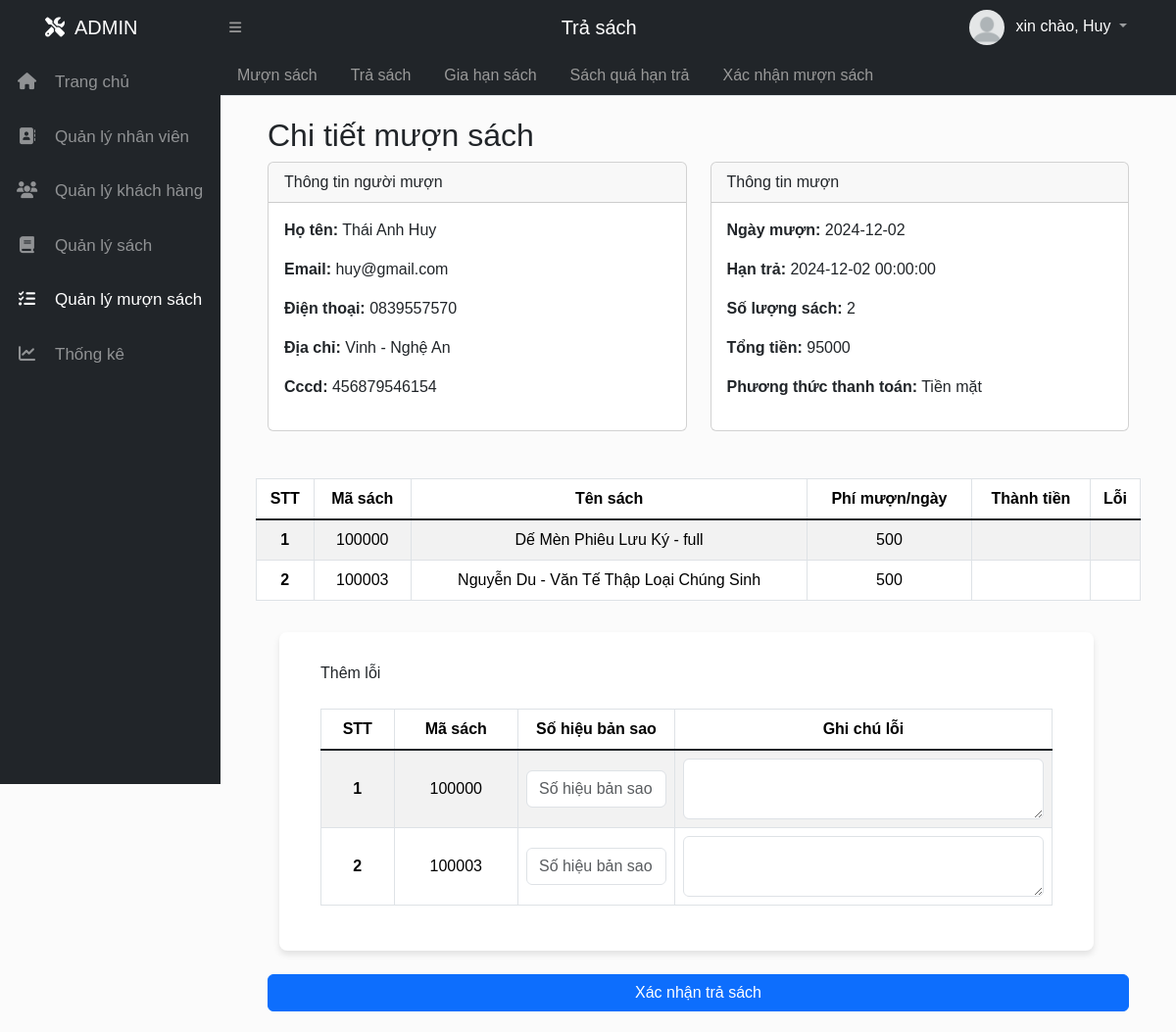
The app's page /Admin/ql_muon_sach/tra_sach?mamuonsach=100002 (signed in) with its own data.
### tables this page shows
CREATE TABLE `muonsach` (
  `MaMuonSach` int(11) NOT NULL AUTO_INCREMENT,
  `MaTaiKhoan` int(11) DEFAULT NULL,
  `NgayMuon` date DEFAULT curdate(),
  `NgayDuKienTra` datetime DEFAULT NULL,
  `HanTra` datetime DEFAULT NULL,
  `NgayGiaHan` datetime DEFAULT NULL,
  `NgayTraThuc` datetime DEFAULT NULL,
  `SoLuongSachMuon` int(3) DEFAULT 0,
  `TongTien` double DEFAULT 0,
  `TrangThai` enum('Đang mượn','Đã trả','Chờ xác nhận','Đang vận chuyển','Gia hạn') DEFAULT 'Đang mượn',
  `PhuongThucThanhToan` enum('Chuyển khoản','Tiền mặt','Tiền trong tài khoản thư viện') DEFAULT 'Tiền mặt',
  `CreatedAt` datetime DEFAULT current_timestamp(),
  `UpdatedAt` datetime DEFAULT current_timestamp() ON UPDATE current_timestamp(),
  PRIMARY KEY (`MaMuonSach`),
  KEY `MaTaiKhoan` (`MaTaiKhoan`),
  CONSTRAINT `muonsach_ibfk_1` FOREIGN KEY (`MaTaiKhoan`) REFERENCES `taikhoan` (`MaTaiKhoan`) ON DELETE CASCADE
);

CREATE TABLE `taikhoan` (
  `MaTaiKhoan` int(11) NOT NULL AUTO_INCREMENT,
  `TenDangNhap` varchar(50) DEFAULT NULL,
  `MatKhauHash` varchar(255) DEFAULT NULL,
  `MaVaiTro` int(11) DEFAULT 1,
  `MaTrangThai` int(11) DEFAULT 3,
  `HoTen` varchar(100) DEFAULT NULL,
  `Email` varchar(100) DEFAULT NULL,
  `Cccd` varchar(13) DEFAULT NULL,
  `DienThoai` varchar(20) DEFAULT NULL,
  `DiaChi` varchar(255) DEFAULT NULL,
  `URL_HinhNguoiDung` varchar(255) DEFAULT NULL,
  `CreatedAt` datetime DEFAULT current_timestamp(),
  `UpdatedAt` datetime DEFAULT current_timestamp() ON UPDATE current_timestamp(),
  PRIMARY KEY (`MaTaiKhoan`),
  UNIQUE KEY `TenDangNhap` (`TenDangNhap`),
  UNIQUE KEY `Email` (`Email`),
  UNIQUE KEY `Cccd` (`Cccd`),
  KEY `MaVaiTro` (`MaVaiTro`),
  KEY `MaTrangThai` (`MaTrangThai`),
  CONSTRAINT `taikhoan_ibfk_1` FOREIGN KEY (`MaVaiTro`) REFERENCES `vaitro` (`MaVaiTro`),
  CONSTRAINT `taikhoan_ibfk_2` FOREIGN KEY (`MaTrangThai`) REFERENCES `trangthai` (`MaTrangThai`)
);

CREATE TABLE `chitietmuonsach` (
  `MaChiTietMuon` int(11) NOT NULL AUTO_INCREMENT,
  `MaMuonSach` int(11) DEFAULT NULL,
  `MaSachCaBiet` int(11) DEFAULT 0,
  `MaSach` int(11) DEFAULT NULL,
  `GiaMuon_Ngay` double DEFAULT NULL,
  `ThanhTien` double DEFAULT NULL,
  `TrangThai` enum('Đang mượn','Đã trả','Gia hạn','Chờ xác nhận') DEFAULT 'Đang mượn',
  `CreatedAt` datetime DEFAULT current_timestamp(),
  `UpdatedAt` datetime DEFAULT current_timestamp() ON UPDATE current_timestamp(),
  PRIMARY KEY (`MaChiTietMuon`),
  KEY `MaSachCaBiet` (`MaSachCaBiet`),
  KEY `MaSach` (`MaSach`),
  KEY `chitietmuonsach_ibfk_1` (`MaMuonSach`),
  CONSTRAINT `chitietmuonsach_ibfk_1` FOREIGN KEY (`MaMuonSach`) REFERENCES `muonsach` (`MaMuonSach`) ON DELETE CASCADE,
  CONSTRAINT `chitietmuonsach_ibfk_2` FOREIGN KEY (`MaSachCaBiet`) REFERENCES `sachcabiet` (`MaSachCaBiet`) ON DELETE CASCADE,
  CONSTRAINT `chitietmuonsach_ibfk_3` FOREIGN KEY (`MaSach`) REFERENCES `sach` (`MaSach`) ON DELETE SET NULL
);

CREATE TABLE `sach` (
  `MaSach` int(11) NOT NULL AUTO_INCREMENT,
  `TenSach` varchar(255) DEFAULT NULL,
  `MoTa` text DEFAULT NULL,
  `NhaXuatBan` varchar(100) DEFAULT NULL,
  `NgayXuatBan` date DEFAULT NULL,
  `ISBN` varchar(20) DEFAULT NULL,
  `URL_HinhSach` varchar(255) DEFAULT NULL,
  `LuotLuu` int(11) DEFAULT 0,
  `LuotXem` int(11) DEFAULT 0,
  `LuotThich` int(11) DEFAULT 0,
  `CoLoi` tinyint(1) DEFAULT 0,
  `ViTriSach` varchar(100) DEFAULT NULL,
  `GhimSach` tinyint(1) DEFAULT 0,
  `MaBoSach` int(11) DEFAULT NULL,
  `TongSL` int(11) NOT NULL,
  `SLConLai` int(11) NOT NULL,
  `DonGia` double DEFAULT NULL,
  `CreatedAt` datetime DEFAULT current_timestamp(),
  `UpdatedAt` datetime DEFAULT current_timestamp() ON UPDATE current_timestamp(),
  PRIMARY KEY (`MaSach`),
  KEY `MaBoSach` (`MaBoSach`),
  CONSTRAINT `sach_ibfk_1` FOREIGN KEY (`MaBoSach`) REFERENCES `bosach` (`MaBoSach`) ON DELETE SET NULL
);

### View/Admin/index.php (called while the page is built, shortened)
<?php
    include('../../config.php');
    if (isset($_GET['mod'])) {
        switch ($_GET['mod']) {
            case 'ql_muon_sach':
                $ctrl_name = "c_ad_ql_muon_tra";
                break;
        }
        include_once '../../controller/c_admin/'.$ctrl_name.'.php';
    } else{
        header('Location: ?mod=home&act=home');
    }
?>

### Model/library.php (called while the page is built, shortened)
<?php
    function connectdb(){
        $servername = "localhost";
        $username   = "root";
        $password   = "";
        $dbname     = "ql_thuvien";
        $conn   = mysqli_connect($servername, $username, $password, $dbname);
        return $conn;
    }
    function get_all($sql) {
        $conn = connectdb();
        $list = [];
        $result = mysqli_query($conn, $sql);
        return $list;
    }
    function get_one($sql)
    {
        $conn = connectdb();
        $result = mysqli_query($conn, $sql);
        $result = mysqli_fetch_assoc($result);
        return $result;
    }
?>

### Model/m_admin/m_ad_ql_muon_tra.php (called while the page is built, shortened)
<?php
include "../../Model/library.php";
    function get_One_MuonSach($mamuonsach){
        return get_one("SELECT * FROM muonsach
        LEFT JOIN taikhoan on muonsach.MaTaiKhoan = taikhoan.MaTaiKhoan
        WHERE MaMuonSach = $mamuonsach");
    }
    function get_chitiet_muonsach($mamuonsach){
        $conn = connectdb();
        $sql = "SELECT chitietmuonsach.*, sach.TenSach, sachcabiet.SoHieuBanSao
                FROM chitietmuonsach
                LEFT JOIN sach ON chitietmuonsach.MaSach = sach.MaSach
                LEFT JOIN muonsach ON chitietmuonsach.MaMuonSach = muonsach.MaMuonSach
                LEFT JOIN sachcabiet ON chitietmuonsach.MaSachCaBiet = sachcabiet.MaSachCaBiet
                WHERE chitietmuonsach.MaMuonSach = ?";
        $stmt = $conn->prepare($sql);
        $stmt->bind_param("i", $mamuonsach);
        $stmt->execute();
        $result = $stmt->get_result();
        $list = [];
        while ($row = $result->fetch_assoc()) {
            array_push($list, $row);
        }
        return $list;
    }
    function get_chitiet_muonsach_xacnhanmuon($mamuonsach){
        $list = get_chitiet_muonsach($mamuonsach);
        foreach ($list as $key => $item) {
            $masach = $item['MaSach'];
            $item['MaSachCaBiet'] = get_all_sachloi($masach);
            $list[$key] = $item;
        }
        return $list;
    }
    function get_all_sachloi($masach){
        return get_all("SELECT MaSachCaBiet, SoHieuBanSao FROM sachcabiet WHERE Masach = $masach");
    }
?>

### View/Admin/home/muontrasach/muonsach/tra_sach.php (the view, shortened to what this page needs)
<div class="container mt-3 mb-3">
    <div class="row justify-content-center">
        <div class="col-md-12 row">
            <h2>Chi tiết mượn sách</h2>
            <div class="col-md-6">
                <div class="card">
                    <div class="card-header">
                        Thông tin người mượn
                    </div>
                    <div class="card-body">
                        <p><strong>Họ tên:</strong> <?=$muonsach["HoTen"]?></p>
                        <p><strong>Email:</strong> <?=$muonsach["Email"]?></p>
                        <p><strong>Điện thoại:</strong> <?=$muonsach["DienThoai"]?></p>
                        <p><strong>Địa chỉ:</strong> <?=$muonsach["DiaChi"]?></p>
                        <p><strong>Cccd:</strong> <?=$muonsach["Cccd"]?></p>
                    </div>
                </div>
            </div>
            <div class="col-md-6">
                <div class="card">
                    <div class="card-header">
                        Thông tin mượn
                    </div>
                    <div class="card-body">
                        <p><strong>Ngày mượn:</strong> <?=$muonsach["NgayMuon"]?></p>
                        <p><strong>Hạn trả:</strong> <?=$muonsach["HanTra"]?></p>
                        <p><strong>Số lượng sách:</strong> <?=$muonsach["SoLuongSachMuon"]?></p>
                        <p><strong>Tổng tiền:</strong> <?=$muonsach["TongTien"]?></p>
                        <p><strong>Phương thức thanh toán:</strong> <?=$muonsach["PhuongThucThanhToan"]?></p>
                    </div>
                </div>
            </div>
        </div>
    </div>
    <div class="row justify-content-center mt-4">
        <form method="post" action="">
            <div class="table-responsive">
                <table class="table text-center table-hover mt-4 table-bordered table-striped">
                    <thead class="thead-dark">
                        <tr>
                            <th scope="col">STT</th>
                            <th scope="col">Mã sách</th>
                            <th scope="col">Tên sách</th>
                            <th scope="col">Phí mượn/ngày</th>
                            <th scope="col">Thành tiền</th>
                            <th scope="col">Lỗi</th>
                        </tr>
                    </thead>
                    <tbody class="table-group-divider">
                        <?php $stt = 1;
                            foreach($details as $detail):
                        ?>
                        <tr>
                            <th scope="row"><div><?=$stt?></div></th>
                            <td><div class="hang1_table"><?=$detail["MaSach"]?></div></td>
                            <td><div class="hang1_table"><?=$detail["TenSach"]?></div></td>
                            <td><div class="hang1_table"><?=$detail["GiaMuon_Ngay"]?></div></td>
                            <td><div class="hang1_table"><?=$detail["ThanhTien"]?></div></td>
                            <td>
                            </td>
                        </tr>
                        <?php $stt++; endforeach; ?>
                    </tbody>
                </table>
            </div>
            <div class=" px-4 radius-5px">
                <div class="container mt-3 mb-3">
                    <div class="row justify-content-center form-container">
                        <div>Thêm lỗi</div>
                        <div class="table-responsive">
                            <table class="table text-center table-hover mt-4 table-bordered table-striped">
                                <thead class="thead-dark">
                                    <tr>
                                        <th scope="col">STT</th>
                                        <th scope="col">Mã sách</th>
                                        <th scope="col" style="width: 160px;">Số hiệu bản sao</th>
                                        <th scope="col">Ghi chú lỗi</th>
                                    </tr>
                                </thead>
                                <tbody class="table-group-divider">
                                    <?php $stt = 1;
                                        foreach($details as $detail):
                                    ?>
                                    <tr>
                                        <th scope="row"><div><?=$stt?></div></th>
                                        <td><div class="hang1_table"><?=$detail["MaSach"]?></div></td>
                                        <td><div class="hang1_table">
                                            <input class="form-control" list="shbs" name="sohieubansao[<?=$detail["MaSach"]?>][SoHieuBanSao]" placeholder="Số hiệu bản sao" autocomplete="off" >
                                        </div></td>
                                        <td>
                                            <div class="hang1_table">
                                            <textarea class="form-control" name="sohieubansao[<?=$detail["MaSach"]?>][MoTa]" id=""></textarea>
                                            </div>
                                        </td>
                                    </tr>
                                    <?php $stt++; endforeach; ?>
                                </tbody>
                            </table>
                    </div>
                </div>
            </div>
            <div class="row justify-content-center mt-4">
                <button type="submit" name="submit-xacnhan" class="btn btn-primary">Xác nhận trả sách</button>
            </div>
        </form>
    </div>
</div>

### Assets/css/admin.css (style rules this page uses)
* { margin: 0; padding: 0; box-sizing: border-box; }
*, *::before, *::after { box-sizing: border-box; }
body { font-family: Arial, sans-serif; background-color: #e2e2e21f; justify-content: space-between; }
div { display: block; unicode-bidi: isolate; }
:root { --blue: #287bff; --white: #fff; --grey: #f5f5f5; --black1: #222; --black2: #999; --color-white: #fff; --color-header: #212529; --color-background-cursor: #444; --color-btn: #71be34; }
.px-4 { padding-right: 1.5rem !important; padding-left: 1.5rem !important; }
.table th, .table td { vertical-align: middle; word-wrap: break-word; }
input[type="text"], input[list] { -webkit-appearance: none; -moz-appearance: none; appearance: none; }
.hang1_table { white-space: nowrap; overflow: hidden; text-overflow: ellipsis; }
.form-container { background-color: white; padding: 30px; border-radius: 8px; box-shadow: 0px 4px 6px rgba(0, 0, 0, 0.1); }
.form-container { max-width: 100%; }
.card { transition: transform 0.3s ease; }

### Assets/css/style.css (style rules this page uses)
.radius-5px { border-radius: 5px; }

### records on screen
muonsach: MaTaiKhoan.HoTen "Thái Anh Huy", MaTaiKhoan.Email "huy@gmail.com", MaTaiKhoan.DienThoai "0839557570", MaTaiKhoan.DiaChi "Vinh - Nghệ An", MaTaiKhoan.Cccd "456879546154", NgayMuon "2024-12-02", HanTra "2024-12-02 00:00:00", SoLuongSachMuon "2", TongTien "95000", PhuongThucThanhToan "Tiền mặt"
chitietmuonsach: MaSach "100000", MaSach.TenSach "Dế Mèn Phiêu Lưu Ký - full", GiaMuon_Ngay "500"
chitietmuonsach: MaSach "100003", MaSach.TenSach "Nguyễn Du - Văn Tế Thập Loại Chúng Sinh", GiaMuon_Ngay "500"

### other values on screen
$title_bar "Trả sách"
$_SESSION['last_name_user'] "Huy"
